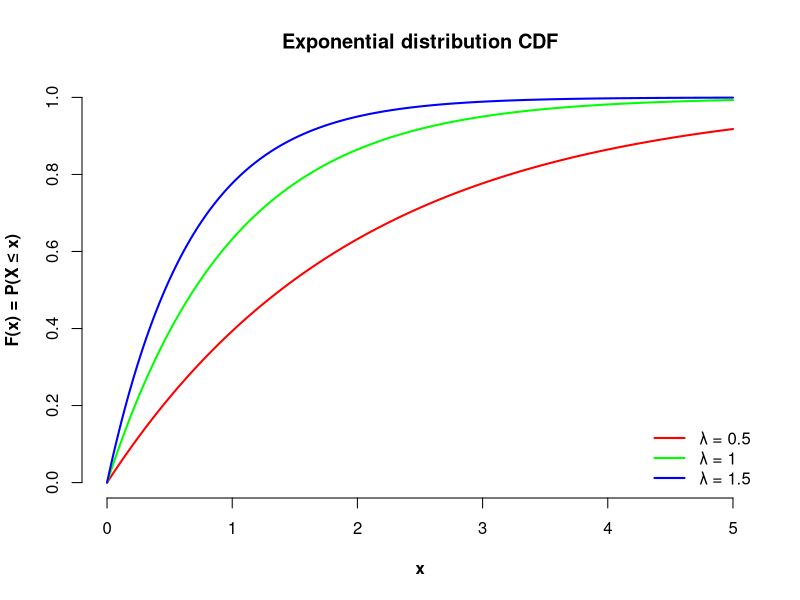

The R script that drew this image:
svg("Exponential_CDF.svg")

plot(xlim = c(0, 5), ylim = c(0, 1), x = "", type = "l",
     main = "Exponential distribution CDF", xlab = "x",
     ylab = "F(x) = P(X ≤ x)", bty = 'n', font.lab = 2)

points(seq(0, 5, 1/1000), pexp(seq(0, 5, 1/1000), rate = 0.5),
       type = 'l', lwd = 2, col = "red")
points(seq(0, 5, 1/1000), pexp(seq(0, 5, 1/1000), rate = 1),
       type = 'l', lwd = 2, col = "green")
points(seq(0, 5, 1/1000), pexp(seq(0, 5, 1/1000), rate = 1.5),
       type = 'l', lwd = 2, col = "blue")

legend('bottomright', legend = c('λ = 0.5', 'λ = 1', 'λ = 1.5'),
       lwd = c(2, 2, 2), col = c('red', 'green', 'blue'), 
       bty = 'n')

dev.off()
